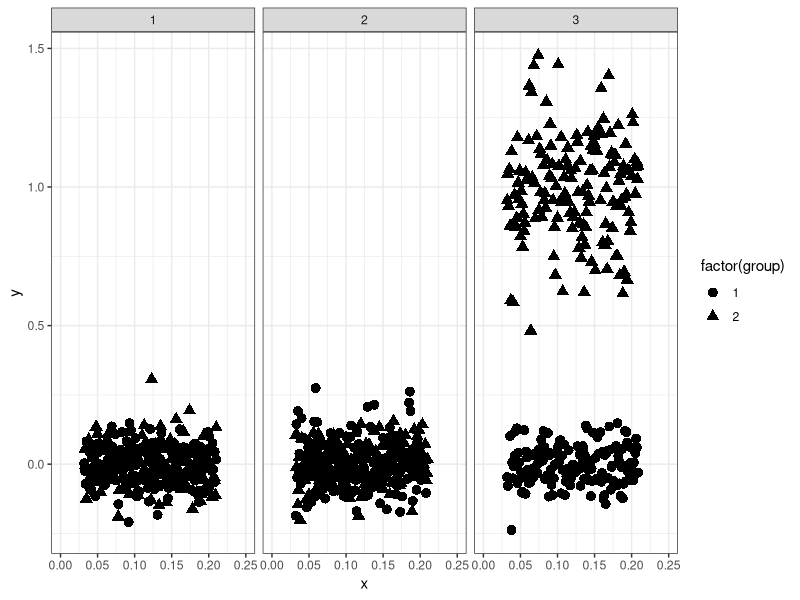
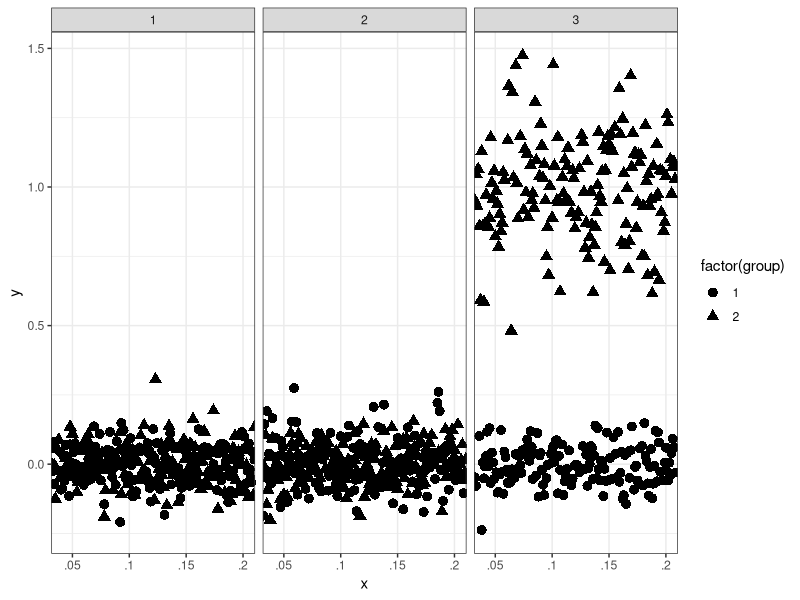
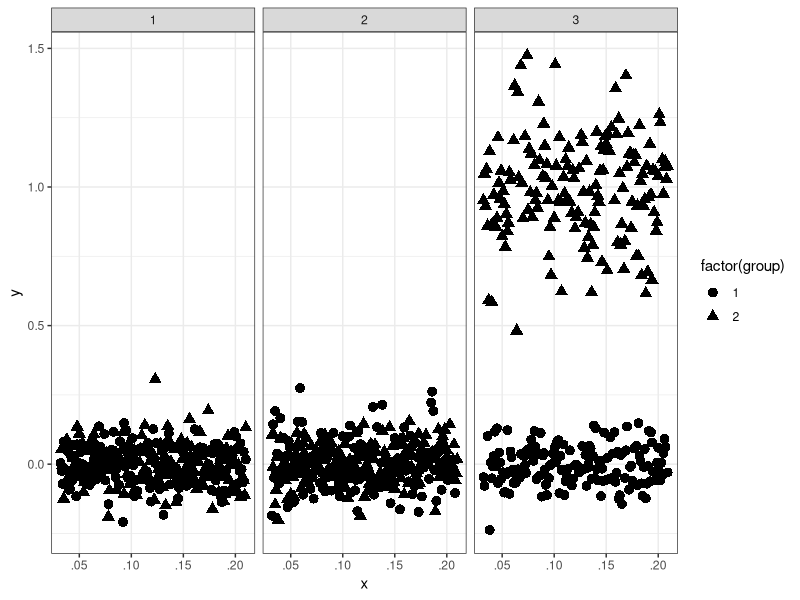

Write the R code that produced these figures, in order.
## ---- chunk 1
# Sim some data
simdata <- data.frame(x = runif(2400, min = .032, max = .210),
                      y = c(rnorm(2000, mean = 0, sd = .1), 
                            rnorm(400, mean = 1, sd = .25)),
                      group = c(sample(1:2, 1600, replace = TRUE),
                                rep(1, 400), 
                                rep(2, 400)),
                      facet = rep(1:3, each = 800))
## ---- chunk 2
with(simdata, tapply(y, group, mean))
with(simdata, tapply(y, facet, mean))
with(simdata, tapply(y, interaction(group, facet), mean))
## ---- chunk 3
# round value to .001 and aggregate
simdata$x_rd <- round(simdata$x, 3)

# aggregate
library(dplyr)
simdata_agg <- simdata %>%
  group_by(x_rd, group, facet) %>%
  summarise(y = mean(y))
simdata_agg 
## ---- chunk 4
library(ggplot2)
p <- ggplot(simdata_agg, aes(x = x_rd, y = y, shape = factor(group))) + 
  theme_bw()
p + geom_point(size = 3) + facet_grid(. ~ facet) + 
  scale_x_continuous("x", limits = c(0, .25), 
                     breaks = seq(0, .25, .05))
## ---- chunk 5
simdata_agg$x_char <- as.character(simdata_agg$x_rd)
simdata_agg$x_char <- gsub("^0", "", simdata_agg$x_char)
p <- ggplot(simdata_agg, aes(x = x_char, y = y, shape = factor(group))) + 
  theme_bw()
p + geom_point(size = 3) + facet_grid(. ~ facet) + 
  scale_x_discrete("x", breaks = c('.00', '.05', '.1', '.15', '.2', '.25'))
## ---- chunk 6
# Reset aggregation vector
simdata_agg <- simdata %>%
  group_by(x_rd, group, facet) %>%
  summarise(y = mean(y))

# Create x_char variable again
simdata_agg$x_char <- as.character(simdata_agg$x_rd)
simdata_agg$x_char <- gsub("^0", "", simdata_agg$x_char)

# Needed formatting
simdata_agg$x_char <- ifelse(simdata_agg$x_char == '', '.00',
                             simdata_agg$x_char)
simdata_agg$x_char <- ifelse(simdata_agg$x_char == '.2', '.20',
                             simdata_agg$x_char)
simdata_agg$x_char <- ifelse(simdata_agg$x_char == '.1', '.10',
                             simdata_agg$x_char)

# Final plot
p <- ggplot(simdata_agg, aes(x = x_char, y = y, shape = factor(group))) + 
  theme_bw()
p + geom_point(size = 3) + 
  facet_grid(. ~ facet) + 
  scale_x_discrete("x", breaks = c('.00', '.05', '.10', '.15', '.20'),
                   expand = c(.05, .05))
